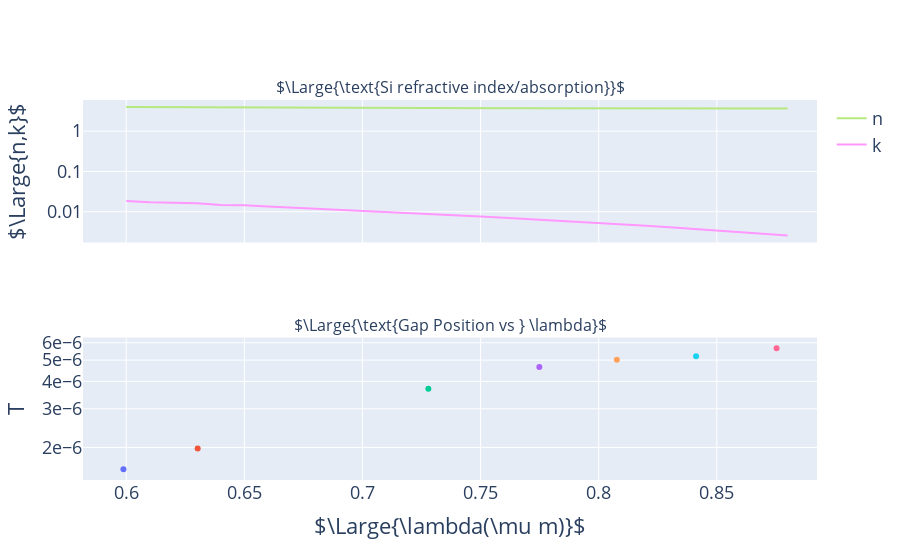

Notebook cell for this chart:
### Code cell
#Gap position plots
# Load the CSV file provided by the user
file_path = 'distributions/Schinke.csv'
data_refractive = pd.read_csv(file_path)
data_abs= pd.read_csv('distributions/Schinke copy.csv')

folder_path = ["output/Convergence_STL_Test_phi_Absorption/z_incidence/Data"]
sizes = [0.596,0.616,0.662,0.715,0.812,0.894,1.19,1.78]
transmission_mins=[]
lambdas_mins=[]
for j,item in enumerate(folder_path):
 i =0
 fig = make_subplots(rows=2, cols=1,shared_xaxes=True,subplot_titles=(r"$\Large{\text{Si refractive index/absorption}}$",r"$\Large{\text{Gap Position vs } \lambda}$"))

 for filename in sorted(os.listdir(item)):
    print(filename)
    if filename == "test_network_true_size1.7875_size_1.79_runtime_120_lambdaRange_0.95-0.45_incidence_z_decay_0.0249.h5":
        continue
    if not Path(filename).suffix==".h5":
        continue 
    if os.path.isfile(os.path.join(item, filename)):
        file=os.path.join(item, filename)
        # Load HDF5 file
        with h5py.File(file, 'r') as f:
            lambdas = np.array(f['lambdas'])
            transmission = np.array(f['transmission_right'])

        
        lambdas_indices = np.where(lambdas>0.4)
        min_trans = np.min(transmission[lambdas_indices])
        index_lambda_min_trans = np.where(transmission==min_trans)
        if True:
            transmission_mins += [min_trans]
            lambdas_mins += [lambdas[index_lambda_min_trans][0]]
            fig.add_trace(go.Scatter(x=[lambdas[index_lambda_min_trans][0]], y=[min_trans],
                                      mode='markers',showlegend =False),row=2,col=1)
        i+=1



      
# Update layout
fig.update_yaxes(title_text="T",type="log",showexponent = 'all',
                    exponentformat = 'e',row=2,col=1)
fig.update_xaxes(title_text="$\Large{\lambda(\mu m)}$",row=2,col=1)
fig.update_yaxes(title_text="$\Large{n,k}$",type="log",row=1,col=1)
fig.update_layout(
                
                font=dict(size=18),
              
                )

fig.add_trace(go.Scatter(x=data_refractive['wl'],y=data_refractive['n'],
                                      mode='lines',name="n"),row=1,col=1)

fig.add_trace(go.Scatter(x=data_abs['wl'],y=data_abs['k'],
                                      mode='lines',name="k"),row=1,col=1)

#Save the plot in PDF format
store_path = f"output/Plots_STL/Poster/Plots_absoption"
if not os.path.exists(store_path):
       os.makedirs(store_path)
       print(f"Folder '{store_path}' created successfully.")
     
fig.write_image(f"{store_path}/gap_position.png")
fig.show()

### Figure 1 — Plotly figure (JSON) as saved in the notebook; plotly's stock layout.template omitted (floating-point values rounded to 4 significant figures)
{"data": [{"mode": "markers", "showlegend": false, "type": "scatter", "x": [0.5988], "xaxis": "x2", "y": [1.593e-06], "yaxis": "y2"}, {"mode": "markers", "showlegend": false, "type": "scatter", "x": [0.6303], "xaxis": "x2", "y": [1.977e-06], "yaxis": "y2"}, {"mode": "markers", "showlegend": false, "type": "scatter", "x": [0.7279], "xaxis": "x2", "y": [3.704e-06], "yaxis": "y2"}, {"mode": "markers", "showlegend": false, "type": "scatter", "x": [0.7749], "xaxis": "x2", "y": [4.647e-06], "yaxis": "y2"}, {"mode": "markers", "showlegend": false, "type": "scatter", "x": [0.8077], "xaxis": "x2", "y": [5.025e-06], "yaxis": "y2"}, {"mode": "markers", "showlegend": false, "type": "scatter", "x": [0.8412], "xaxis": "x2", "y": [5.203e-06], "yaxis": "y2"}, {"mode": "markers", "showlegend": false, "type": "scatter", "x": [0.8753], "xaxis": "x2", "y": [5.655e-06], "yaxis": "y2"}, {"mode": "lines", "name": "n", "type": "scatter", "x": [0.6, 0.61, 0.62, 0.63, 0.64, 0.65, 0.66, 0.67, 0.68, 0.69, 0.7, 0.71, 0.72, 0.73, 0.74, 0.75, 0.76, 0.77, 0.78, 0.79, 0.8, 0.81, 0.82, 0.83, 0.84, 0.85, 0.86, 0.87, 0.88], "xaxis": "x", "y": [3.931, 3.908, 3.888, 3.869, 3.851, 3.835, 3.817, 3.805, 3.791, 3.776, 3.765, 3.753, 3.741, 3.73, 3.719, 3.712, 3.701, 3.693, 3.684, 3.677, 3.669, 3.662, 3.655, 3.646, 3.641, 3.636, 3.628, 3.622, 3.617], "yaxis": "y"}, {"mode": "lines", "name": "k", "type": "scatter", "x": [0.6, 0.61, 0.62, 0.63, 0.64, 0.65, 0.66, 0.67, 0.68, 0.69, 0.7, 0.71, 0.72, 0.73, 0.74, 0.75, 0.76, 0.77, 0.78, 0.79, 0.8, 0.81, 0.82, 0.83, 0.84, 0.85, 0.86, 0.87, 0.88], "xaxis": "x", "y": [0.01852, 0.01726, 0.01681, 0.01627, 0.01469, 0.01445, 0.01361, 0.01281, 0.01205, 0.01132, 0.01062, 0.009961, 0.009333, 0.008731, 0.008162, 0.007616, 0.007094, 0.006605, 0.006134, 0.005689, 0.005266, 0.004864, 0.004484, 0.004124, 0.003783, 0.003461, 0.003156, 0.00287, 0.0026], "yaxis": "y"}], "layout": {"annotations": [{"font": {"size": 16}, "showarrow": false, "text": "$\\Large{\\text{Si refractive index/absorption}}$", "x": 0.5, "xanchor": "center", "xref": "paper", "y": 1, "yanchor": "bottom", "yref": "paper"}, {"font": {"size": 16}, "showarrow": false, "text": "$\\Large{\\text{Gap Position vs } \\lambda}$", "x": 0.5, "xanchor": "center", "xref": "paper", "y": 0.375, "yanchor": "bottom", "yref": "paper"}], "font": {"size": 18}, "xaxis": {"anchor": "y", "domain": [0, 1], "matches": "x2", "showticklabels": false}, "xaxis2": {"anchor": "y2", "domain": [0, 1], "title": {"text": "$\\Large{\\lambda(\\mu m)}$"}}, "yaxis": {"anchor": "x", "domain": [0.625, 1], "title": {"text": "$\\Large{n,k}$"}, "type": "log"}, "yaxis2": {"anchor": "x2", "domain": [0, 0.375], "exponentformat": "e", "showexponent": "all", "title": {"text": "T"}, "type": "log"}}}
